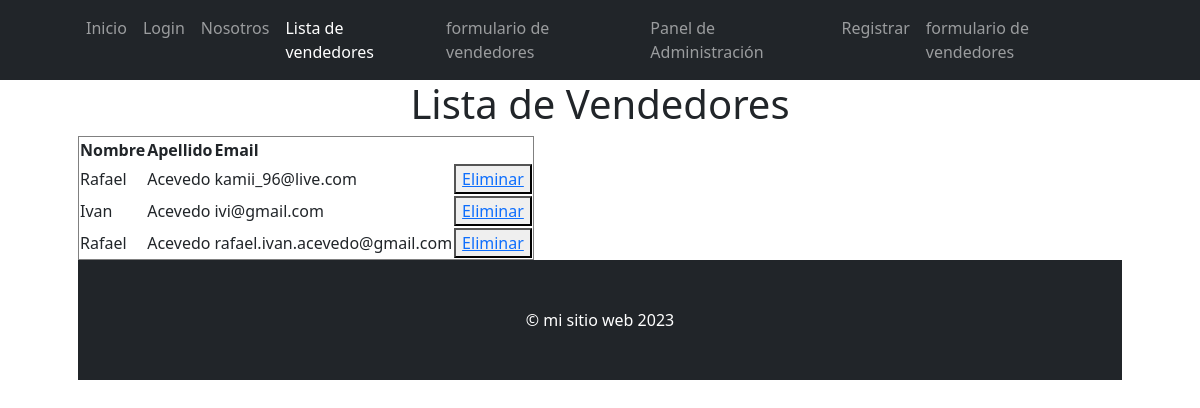
Screenshot of /vendedor/list with the database file from the repository.
### tienda/models.py (models this page shows, shortened)
class Vendedor(models.Model):
    nombre = models.CharField(max_length=30)
    apellido = models.CharField(max_length=50)
    email = models.EmailField()

### tienda/views.py (the view)
# urls.py: path('vendedor/list',views.vendedor_list,name='vendedor_list'),
def vendedor_list(request):
    consulta = models.Vendedor.objects.all()
    contexto = {"vendedores": consulta}
    return render (request, "tienda/vendedor_list.html", contexto)

### tienda/templates/tienda/vendedor_list.html
{% extends 'tienda/base.html' %}
{% block contenido %}
<center>
    <h1> Lista de Vendedores</h1>
 </center>
        <table border="1">
            <thead>
                <th>Nombre</th>
                <th>Apellido</th>
                <th>Email</th>
            </thead>
            <tbody>
                {% for vendedor in vendedores  %}
                    <tr>
                      <td>  {{ vendedor.nombre }}</td>
                      <td> {{ vendedor.apellido }} </td>
                       <td> {{ vendedor.email }}</td>
                       <td>    <button>
                                <a href="{% url 'EliminarVendedor' vendedor.nombre %}">Eliminar</a>
                            </button></td>
                    </tr>
                {% endfor %}
            </tbody>
        </table>
{% endblock contenido %}

### rows the page displays
Vendedor: nombre "Rafael", apellido "Acevedo", email "kamii_96@live.com"
Vendedor: nombre "Ivan", apellido "Acevedo", email "ivi@gmail.com"
Vendedor: nombre "Rafael", apellido "Acevedo", email "rafael.ivan.acevedo@gmail.com"
